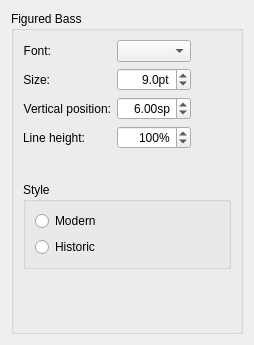
     <widget class="QWidget" name="FiguredBass">
      <layout class="QVBoxLayout" name="verticalLayout">
       <item>
        <widget class="QGroupBox" name="groupBox_20">
         <property name="title">
          <string>Figured Bass</string>
         </property>
         <layout class="QVBoxLayout" name="verticalLayout_32" stretch="0,1,0,2">
          <item>
           <layout class="QHBoxLayout" name="horizontalLayout_5">
            <item>
             <layout class="QFormLayout" name="formLayout_8">
              <property name="fieldGrowthPolicy">
               <enum>QFormLayout::AllNonFixedFieldsGrow</enum>
              </property>
              <item row="0" column="0">
               <widget class="QLabel" name="labelFBFont">
                <property name="text">
                 <string>Font:</string>
                </property>
                <property name="textFormat">
                 <enum>Qt::PlainText</enum>
                </property>
                <property name="alignment">
                 <set>Qt::AlignRight|Qt::AlignTrailing|Qt::AlignVCenter</set>
                </property>
               </widget>
              </item>
              <item row="0" column="1">
               <widget class="QComboBox" name="comboFBFont">
                <property name="sizeAdjustPolicy">
                 <enum>QComboBox::AdjustToContents</enum>
                </property>
               </widget>
              </item>
              <item row="1" column="0">
               <widget class="QLabel" name="labelFBSize">
                <property name="text">
                 <string>Size:</string>
                </property>
                <property name="textFormat">
                 <enum>Qt::PlainText</enum>
                </property>
                <property name="alignment">
                 <set>Qt::AlignRight|Qt::AlignTrailing|Qt::AlignVCenter</set>
                </property>
               </widget>
              </item>
              <item row="1" column="1">
               <widget class="QDoubleSpinBox" name="doubleSpinFBSize">
                <property name="alignment">
                 <set>Qt::AlignRight|Qt::AlignTrailing|Qt::AlignVCenter</set>
                </property>
                <property name="suffix">
                 <string>pt</string>
                </property>
                <property name="decimals">
                 <number>1</number>
                </property>
                <property name="minimum">
                 <double>5.000000000000000</double>
                </property>
                <property name="value">
                 <double>9.000000000000000</double>
                </property>
               </widget>
              </item>
              <item row="2" column="0">
               <widget class="QLabel" name="labelFBVertPos">
                <property name="text">
                 <string>Vertical position:</string>
                </property>
                <property name="textFormat">
                 <enum>Qt::PlainText</enum>
                </property>
                <property name="alignment">
                 <set>Qt::AlignRight|Qt::AlignTrailing|Qt::AlignVCenter</set>
                </property>
               </widget>
              </item>
              <item row="2" column="1">
               <widget class="QDoubleSpinBox" name="doubleSpinFBVertPos">
                <property name="alignment">
                 <set>Qt::AlignRight|Qt::AlignTrailing|Qt::AlignVCenter</set>
                </property>
                <property name="suffix">
                 <string>sp</string>
                </property>
                <property name="minimum">
                 <double>-25.000000000000000</double>
                </property>
                <property name="maximum">
                 <double>25.000000000000000</double>
                </property>
                <property name="singleStep">
                 <double>0.500000000000000</double>
                </property>
                <property name="value">
                 <double>6.000000000000000</double>
                </property>
               </widget>
              </item>
              <item row="3" column="0">
               <widget class="QLabel" name="labelFBLineHeight">
                <property name="text">
                 <string>Line height:</string>
                </property>
                <property name="textFormat">
                 <enum>Qt::PlainText</enum>
                </property>
                <property name="alignment">
                 <set>Qt::AlignRight|Qt::AlignTrailing|Qt::AlignVCenter</set>
                </property>
               </widget>
              </item>
              <item row="3" column="1">
               <widget class="QSpinBox" name="spinFBLineHeight">
                <property name="alignment">
                 <set>Qt::AlignRight|Qt::AlignTrailing|Qt::AlignVCenter</set>
                </property>
                <property name="suffix">
                 <string>%</string>
                </property>
                <property name="minimum">
                 <number>1</number>
                </property>
                <property name="maximum">
                 <number>500</number>
                </property>
                <property name="singleStep">
                 <number>10</number>
                </property>
                <property name="value">
                 <number>100</number>
                </property>
               </widget>
              </item>
             </layout>
            </item>
            <item>
             <spacer name="horizontalSpacer_9">
              <property name="orientation">
               <enum>Qt::Horizontal</enum>
              </property>
              <property name="sizeHint" stdset="0">
               <size>
                <width>40</width>
                <height>20</height>
               </size>
              </property>
             </spacer>
            </item>
           </layout>
          </item>
          <item>
           <spacer name="verticalSpacer_17">
            <property name="orientation">
             <enum>Qt::Vertical</enum>
            </property>
            <property name="sizeHint" stdset="0">
             <size>
              <width>20</width>
              <height>40</height>
             </size>
            </property>
           </spacer>
          </item>
          <item>
           <widget class="QGroupBox" name="groupFBStyle">
            <property name="title">
             <string>Style</string>
            </property>
            <layout class="QVBoxLayout" name="verticalLayout_33">
             <item>
              <widget class="QRadioButton" name="radioFBModern">
               <property name="text">
                <string>Modern</string>
               </property>
              </widget>
             </item>
             <item>
              <widget class="QRadioButton" name="radioFBHistoric">
               <property name="text">
                <string>Historic</string>
               </property>
              </widget>
             </item>
            </layout>
           </widget>
          </item>
          <item>
           <spacer name="verticalSpacer_16">
            <property name="orientation">
             <enum>Qt::Vertical</enum>
            </property>
            <property name="sizeHint" stdset="0">
             <size>
              <width>20</width>
              <height>40</height>
             </size>
            </property>
           </spacer>
          </item>
         </layout>
        </widget>
       </item>
      </layout>
     </widget>
